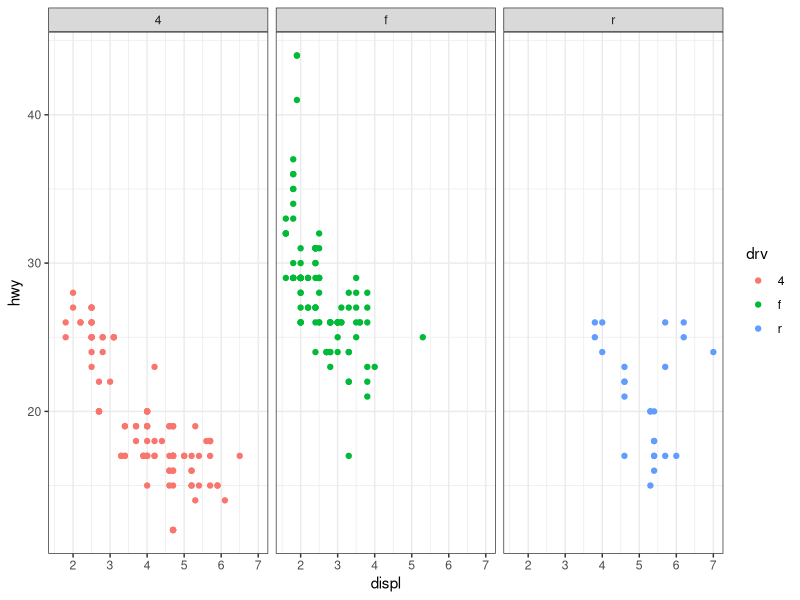
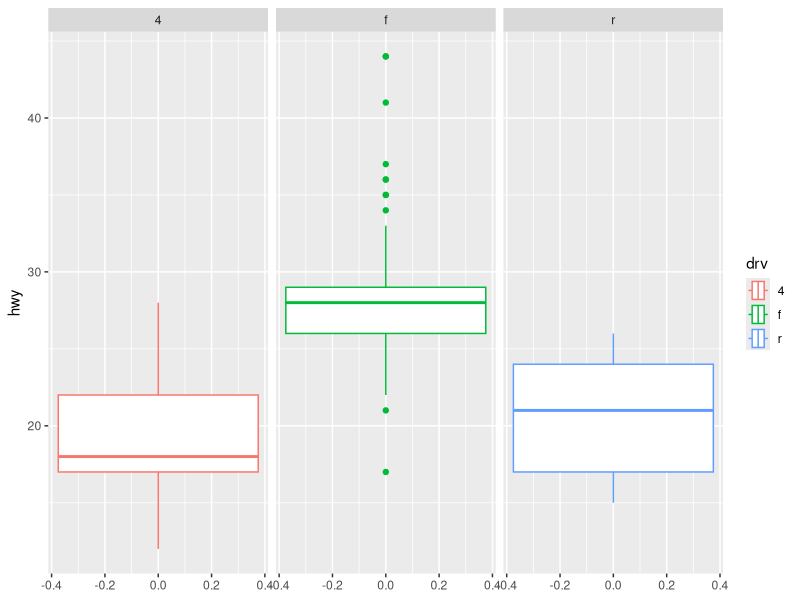
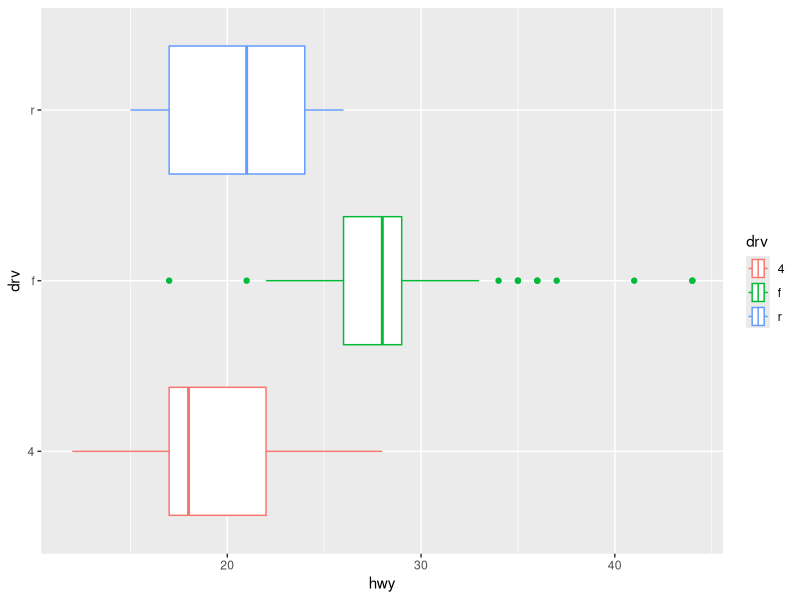
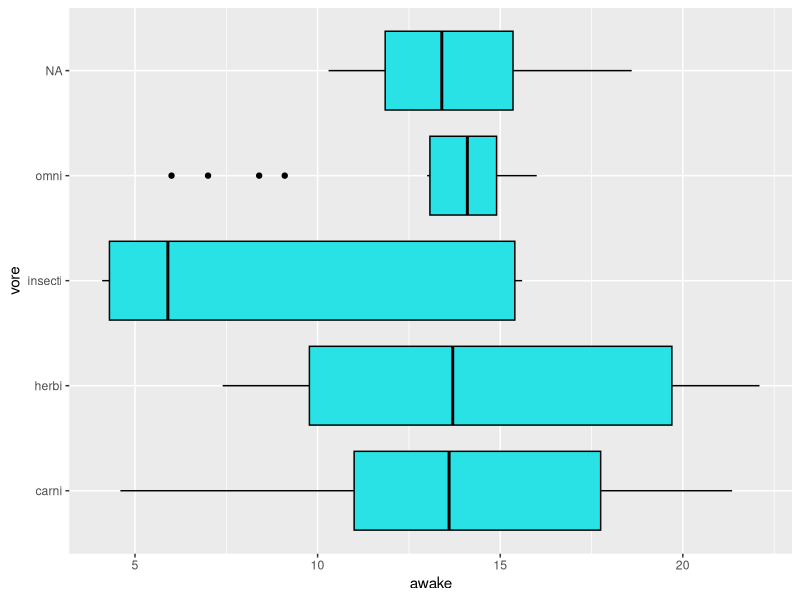
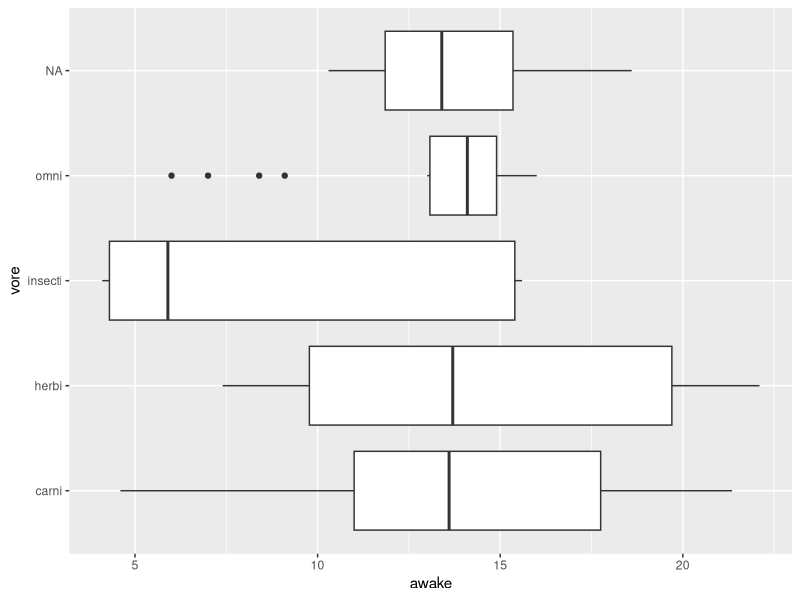
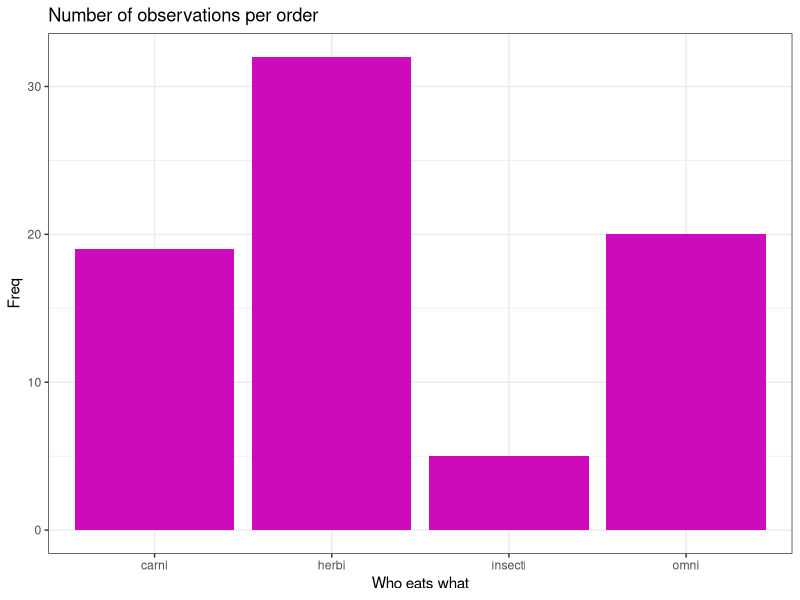
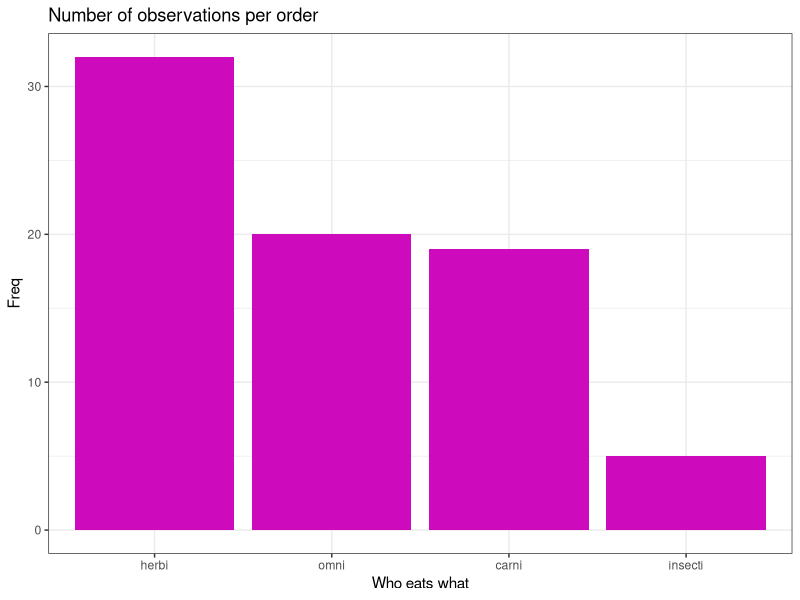
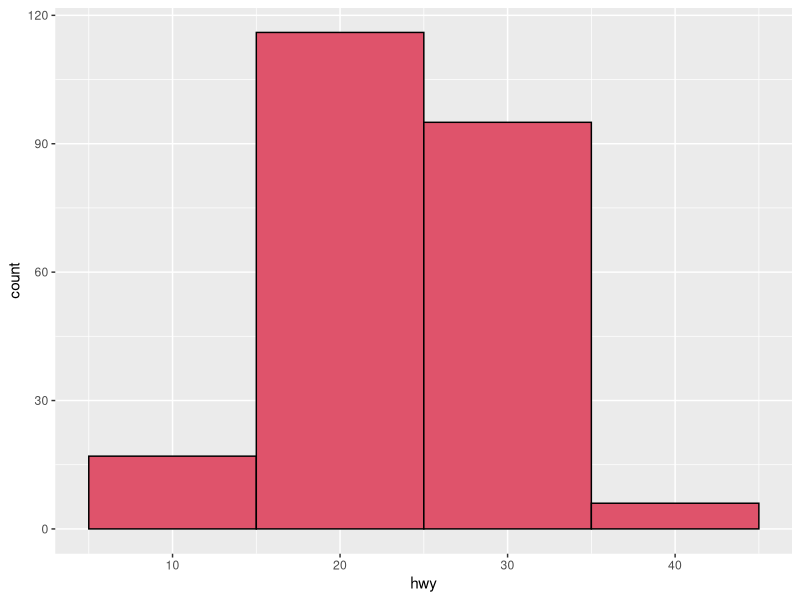

The R script that drew these images, in order:
## ---- chunk 1
library(ggplot2)
library(tidyverse)
#加载数据集mpg
data(mpg)
#设置一个画布，定义x轴y轴，颜色col，大小size，添加图形类型(此处为散点图geom_point())，geom_smooth()表示平滑线(method = "lm"线性)，facet_wrap(~drv)表示切开，theme_bw()添加主题
ggplot(data=mpg, mapping=
         aes(x=displ,y=hwy, col=drv, ))+
  geom_point()+
  facet_wrap(~drv)+
  theme_bw()
## ---- chunk 2
#coord_flip()旋转函数
library(ggplot2)
library(tidyverse)
ggplot(mpg,aes(hwy,col=drv))+
  geom_boxplot()+
  facet_wrap(~drv)+
  coord_flip()
## ---- chunk 3
ggplot(mpg,aes(hwy,drv,col=drv))+
  geom_boxplot()
## ---- chunk 4
?msleep
data("msleep")
#添加到environment
attach(msleep)
#x动物类型，y清醒时长，coord_flip()可以调换横纵坐标
ggplot(data=msleep,mapping=aes(x=vore, y=awake))+
  geom_boxplot(colour=1,fill=5)+
  coord_flip()
#另一种写法
msleep %>% ggplot(aes(vore, awake))+
  geom_boxplot()+
  coord_flip()
## ---- chunk 5
#先drop筛选除去动物类型空数据N/A，再进行绘图
#先设置横轴
#geom_bar(fill="6E5175")代表条形图填充的颜色
#coord_flip()代表旋转
msleep %>%
  drop_na(vore) %>%
  ggplot(aes(x=vore))+
  geom_bar(fill="6E5175")+
  #coord_flip()+
  theme_bw()+
  labs(x="Who eats what",y="Freq",
       title = "Number of observations per order")
#fct_infreq表示对条形图进行从高到低的排序
msleep %>%
  drop_na(vore) %>%
  ggplot(aes(fct_infreq(vore)))+
  geom_bar(fill="6E5175")+
  #coord_flip()+
  theme_bw()+
  labs(x="Who eats what",y="Freq",
       title = "Number of observations per order")
## ---- chunk 6
library(ggplot2)
library(tidyverse)
data(mpg)
#binwidth组距
mpg %>%
  ggplot(aes(hwy))+
  geom_histogram(binwidth = 10,
                 fill=2,
                 col=1)
summary(mpg$hwy)
#3位组距，10-45
#lims设置横纵轴范围
#scale_x_continuous重新设立刻度
mpg %>%
  ggplot(aes(hwy))+
  geom_histogram(breaks =
                   seq(10,45,3),
                 fill=5,
                 col=1)+
  lims(x=c(5,50),y=c(0,60))+
  labs(title ="Histogram of hwy",
       x="Highway miles per gallon",
       )+
  scale_x_continuous(breaks = seq(10,50,3))+
  scale_y_continuous(breaks = seq(0,60,5))+
  theme_bw()
## ---- chunk 7
#col=vore(不同类别动物使用不同颜色表示)
#alpha点的透明度
msleep %>%
  drop_na(vore) %>%
  ggplot(aes(sleep_total,bodywt,col=vore))+
  geom_point(size=3,alpha=0.5)

#添加平滑线且指定线性模型geom_smooth(method = lm, se=F)，se=F代表不添加置信带
#geom_line()函数将所有的数据点按照x轴上变量的顺序连接它们
msleep %>%
  drop_na(vore) %>%
  ggplot(aes(brainwt,bodywt))+
  geom_point(size=3,alpha=0.5)+
  geom_smooth(method = lm, se=F)+
  facet_wrap(~vore)+
  labs(title = "Brain weight & Body weight")
  geom_line()
  
#two or more numeric
#filter(bodywt<2)代表仅保留bodywt<2的数据，为了排除极大值
#color= sleep_total,size=awake，点的颜色代表睡眠时长，点的大小代表清醒时长
#facet_wrap(~vore)切面
msleep %>%
  filter(bodywt<2) %>%
  ggplot(aes(bodywt,brainwt))+
  geom_point(aes(color= sleep_total,size=awake))+
  geom_smooth()+
  facet_wrap(~vore)+
  labs(x = "Body weight",
       y = "Brain weight",
       title = "Brain and Body weight")
theme_minimal()



